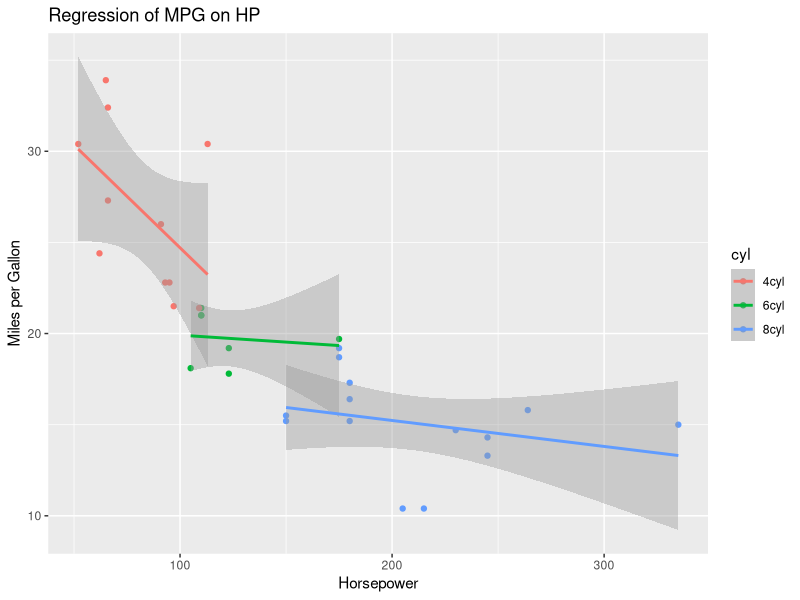
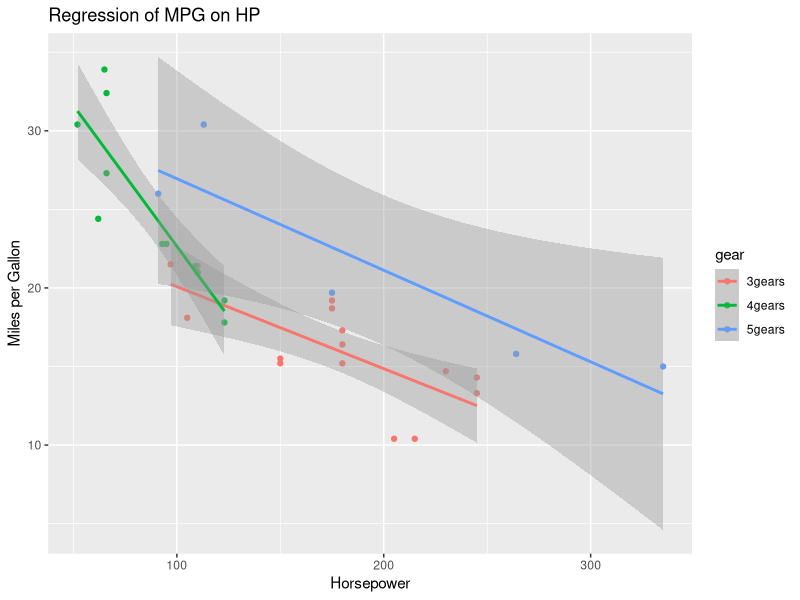
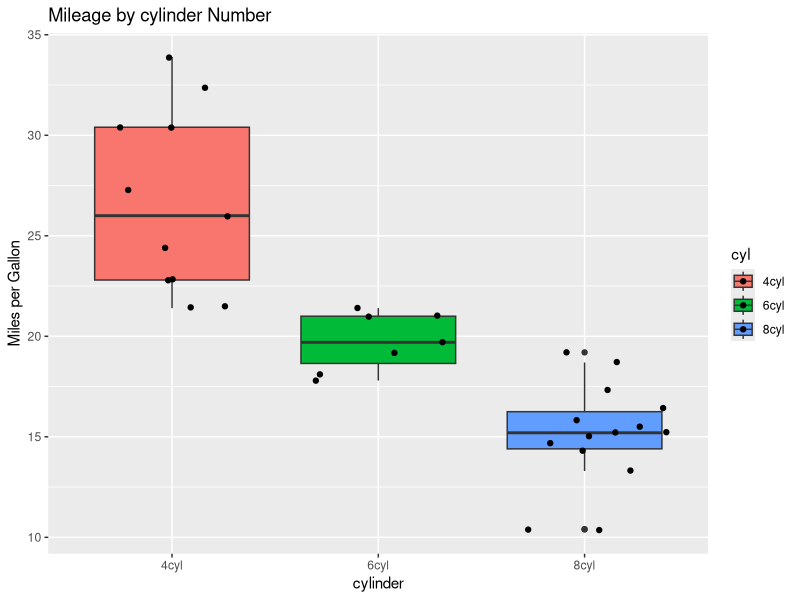
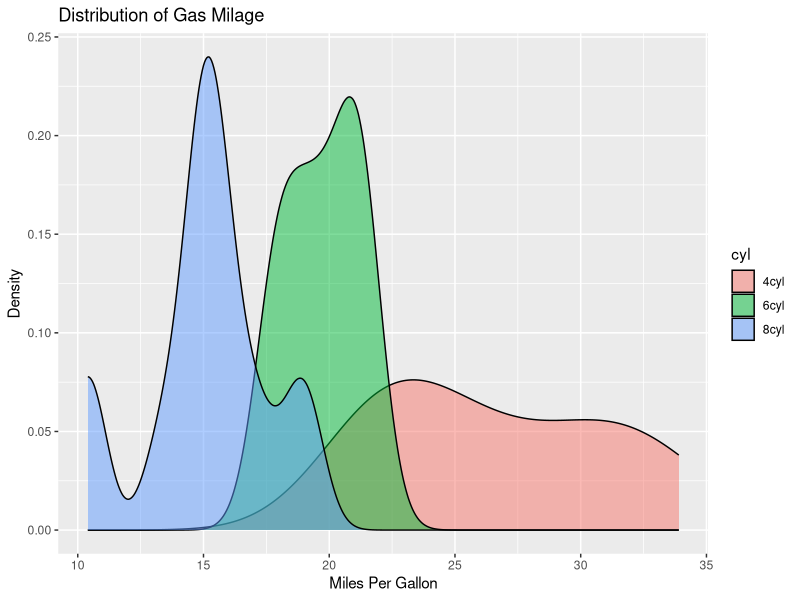

These figures' R source, in order:
## ---- chunk 1

library(ggplot2)
# create factors with value labels 
mtcars$gear <- factor(mtcars$gear,levels=c(3,4,5),labels=c("3gears","4gears","5gears")) 
mtcars$am <- factor(mtcars$am,levels=c(0,1),labels=c("Automatic","Manual")) 
mtcars$cyl <- factor(mtcars$cyl,levels=c(4,6,8),labels=c("4cyl","6cyl","8cyl")) 
# Separate regressions of mpg on hp for each number of cylinders
qplot(hp, mpg, data=mtcars, geom=c("point", "smooth"), method="lm", formula=y~x, color=cyl,main="Regression of MPG on HP", xlab="Horsepower", ylab="Miles per Gallon")
# Separate regressions of mpg on hp for each number of gears
qplot(hp, mpg, data=mtcars, geom=c("point", "smooth"), 
method="lm", formula=y~x, color=gear, main="Regression of MPG on HP", 
xlab="Horsepower", ylab="Miles per Gallon")
# Boxplots of mpg by number of gears 
qplot(cyl, mpg, data=mtcars, geom=c("boxplot", "jitter"), fill=cyl, main="Mileage by cylinder Number",xlab="cylinder", ylab="Miles per Gallon")
# Kernel density plots for mpg
# grouped by number of cylinders (indicated by color)
qplot(mpg, data=mtcars, geom="density", fill=cyl, alpha=I(.5), main="Distribution of Gas Milage", xlab="Miles Per Gallon", ylab="Density")
